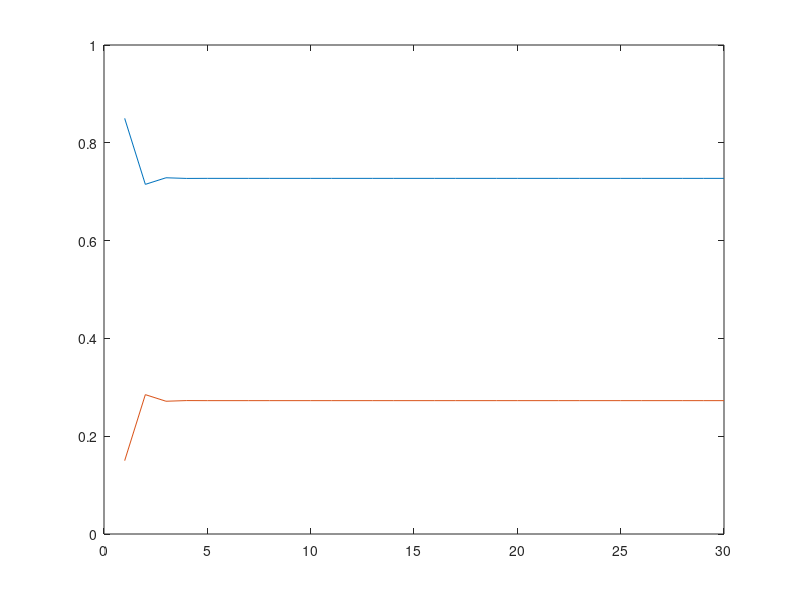

The MATLAB source for this figure:
%% a e b

pf = 0.8;
pp = 0.7;
n = 2;

x0 = [1 ; 0];

%estar presente 1, faltar 2
T = [0.7 0.8; 0.3 0.2];

res = T^n * x0;

fprintf("%f esteve presente na quarta \n", res(1,:));
fprintf("%f Nao esteve presente na quarta \n", res(2,:));

%% c

n = 15 * 2;

x0 = [1 ; 0];

%estar presente 1, faltar 2
T = [0.7 0.8; 0.3 0.2];

res = T^n * x0;

fprintf("%f esteve presente na 1 aula e na ultima\n", res(1,:))

%% d
n = 30;
x0 = [0.85 ; 0.15];
T = [0.7 0.8; 0.3 0.2];
res = x0;
for i = 1 : n-1
    res(:, i+1) = T^i * x0;
end
plot(1:1:30, res)